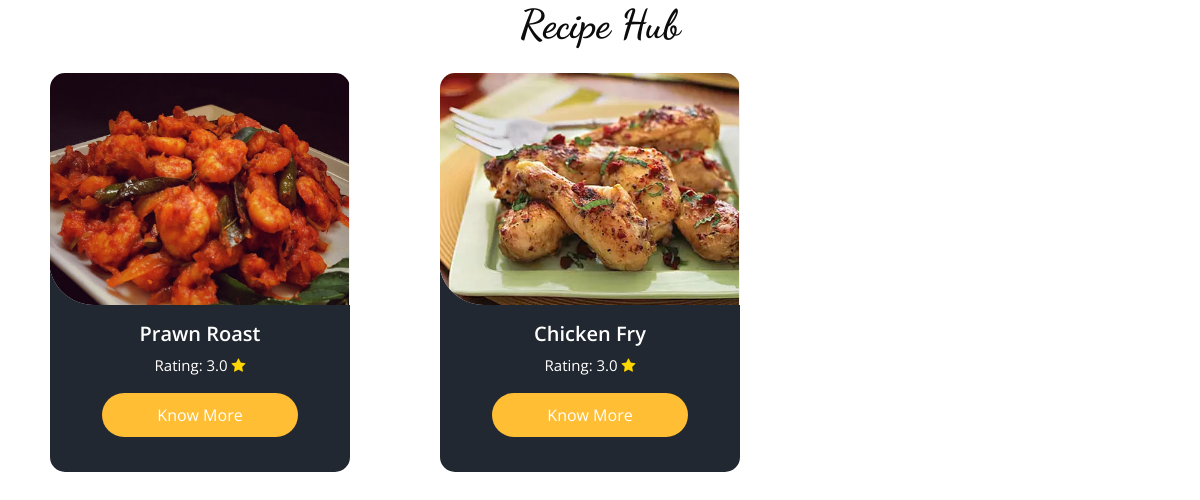
/view_recipe?id=1, run on the app's committed database.
### recipe_app/models.py (models this page shows, shortened)
class Recipe(models.Model):
    recipe_name = models.CharField(max_length=255)
    recipe_image = models.ImageField(upload_to='recipes/',default='food.png')
    prep_time = models.PositiveIntegerField(default='NIL')
    serves = models.PositiveIntegerField(default=0)
    type = models.CharField(max_length=7, choices=(('Veg', 'Veg'), ('Non-Veg', 'Non-Veg')))
    ingredient=models.TextField(default='NIL')
    description = models.TextField(default='NIL')
    publish = models.ForeignKey(registration, on_delete=models.CASCADE)

### recipe_app/views.py (the view)
# urls.py: path('view_recipe', views.view_recipe, name='view_recipe'),
def view_recipe(request):
    r_id = request.GET.get('id')
    r =  Recipe.objects.filter(publish=int(r_id)).annotate(avg_rating=Avg('rating__rating'))
    context = {
            'recipe': r
    }
    return render(request, 'view_recipe.html', context)

### recipe_app/templates/view_recipe.html (shortened to what this page needs)
<!DOCTYPE html>
<html>
<head>
  <link rel="stylesheet" href="https://cdnjs.cloudflare.com/ajax/libs/font-awesome/4.7.0/css/font-awesome.min.css">
  <link rel="stylesheet" type="text/css" href="static/style/css/bootstrap.css" />
  <link rel="stylesheet" type="text/css" href="https://cdnjs.cloudflare.com/ajax/libs/OwlCarousel2/2.3.4/assets/owl.carousel.min.css" />
  <link rel="stylesheet" href="https://cdnjs.cloudflare.com/ajax/libs/jquery-nice-select/1.1.0/css/nice-select.min.css" />
  <link href="static/css/font-awesome.min.css" rel="stylesheet" />
  <link href="static/style/css/style.css" rel="stylesheet" />
  <link href="static/style/css/responsive.css" rel="stylesheet" />
</head>
<body>
<section class="food_section layout_padding-bottom">
    <div class="container">
          <div class="heading_container heading_center">
            <h2>
              Recipe Hub
            </h2>
          </div>
          <div class="row">
          {% for r in recipe %}
          <div class="col-sm-6 col-lg-4 all pizza">
          <div class="box">
          <div>
            <div class="img-box" style="height: 233px; width: 301px; overflow: hidden; padding: 1px;">
              <img src="{{ r.recipe_image.url }}"
               style="object-fit: cover; height: 130%; width: 100%; margin: 0;padding: 0;" id="recipe_name"
               alt="{{ r.recipe_name }} Image">
            </div>
          <div class="detail-box">
            <h5 class="text-center">
            {{ r.recipe_name }}
            </h5>
            <p class="card-text" style="text-align:center;">Rating: {{ r.avg_rating }} <i class="fa fa-star" style="color:gold;"></i></p>
            <div class="btn-box" style="margin-top: 0px;">
              <a href="recipe_details?id={{ r.id }}" class="btn1">
                Know More
              </a>
            </div>
          </div>
        </div>
      </div>
      </div>
      {% endfor %}
    </div>
</div>
</section>
</body>
</html>

### recipe_app/static/style/css/style.css (style rules this page uses)
body { font-family: "Open Sans", sans-serif; color: #0c0c0c; background-color: #ffffff; overflow-x: hidden; }
.layout_padding-bottom { padding-bottom: 90px; }
h1, h2 { font-family: 'Dancing Script', cursive; }
.heading_container { display: -webkit-box; display: -ms-flexbox; display: flex; -webkit-box-orient: vertical; -webkit-box-direction: normal; -ms-flex-direction: column; flex-direction: column; -webkit-box-align: start; -ms-flex-align: start; align-items: flex-start; }
.heading_container h2 { position: relative; margin-bottom: 0; font-size: 2.5rem; font-weight: bold; }
.heading_container.heading_center { -webkit-box-align: center; -ms-flex-align: center; align-items: center; text-align: center; }
a, a:hover, a:focus { text-decoration: none; }
.food_section .box { width: 300px; height: 399px; margin: 20px; position: relative; margin-top: 25px; background-color: #ffffff; border-radius: 10px; color: #ffffff; border-radius: 15px; overflow: hidden; background: linear-gradient(to bottom, #f1f2f3 25px, #222831 25px); }
.food_section .box .img-box { background: #f1f2f3; display: -webkit-box; display: -ms-flexbox; display: flex; -webkit-box-pack: center; -ms-flex-pack: center; justify-content: center; -webkit-box-align: center; -ms-flex-align: center; align-items: center; height: 215px; border-radius: 0 0 0 45px; margin: -1px; padding: 25px; }
.food_section .box .img-box img { max-width: 100%; max-height: 134%; -webkit-transition: all .2s; transition: all .2s; object-fit: cover; }
.food_section .box .detail-box { padding: 18px; }
.food_section .box .detail-box h5 { font-weight: 600; }
.food_section .box .detail-box p { font-size: 15px; }
.food_section .btn-box { display: -webkit-box; display: -ms-flexbox; display: flex; -webkit-box-pack: center; -ms-flex-pack: center; justify-content: center; margin-top: 45px; }
.food_section .btn-box a { display: inline-block; padding: 10px 55px; background-color: #ffbe33; color: #ffffff; border-radius: 45px; -webkit-transition: all 0.3s; transition: all 0.3s; border: none; }

### recipe_app/static/style/css/responsive.css (style rules this page uses)
@media (min-width: 1200px) { .container { max-width: 1170px; } }

### data on the page
Recipe: recipe_image (picture), recipe_name "Prawn Roast", avg_rating "3.0"
Recipe: recipe_image (picture), recipe_name "Chicken Fry", avg_rating "3.0"
